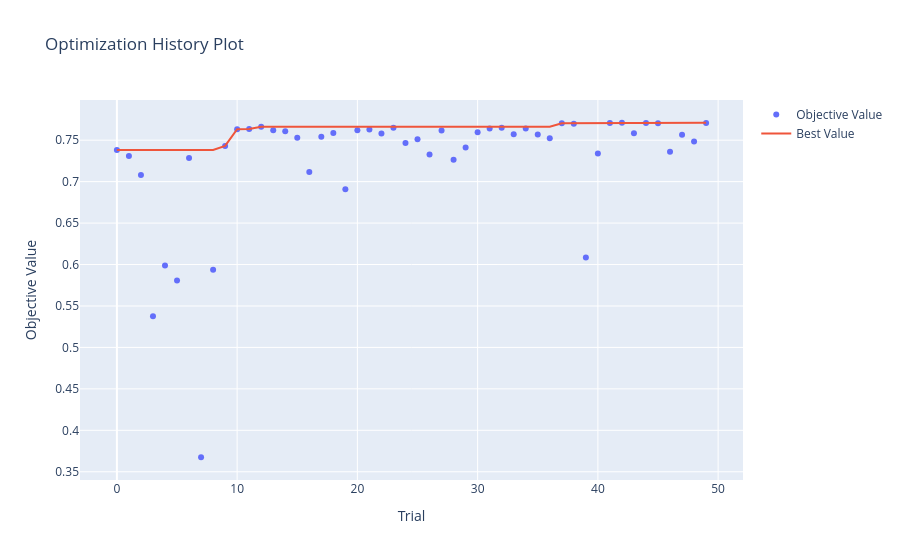
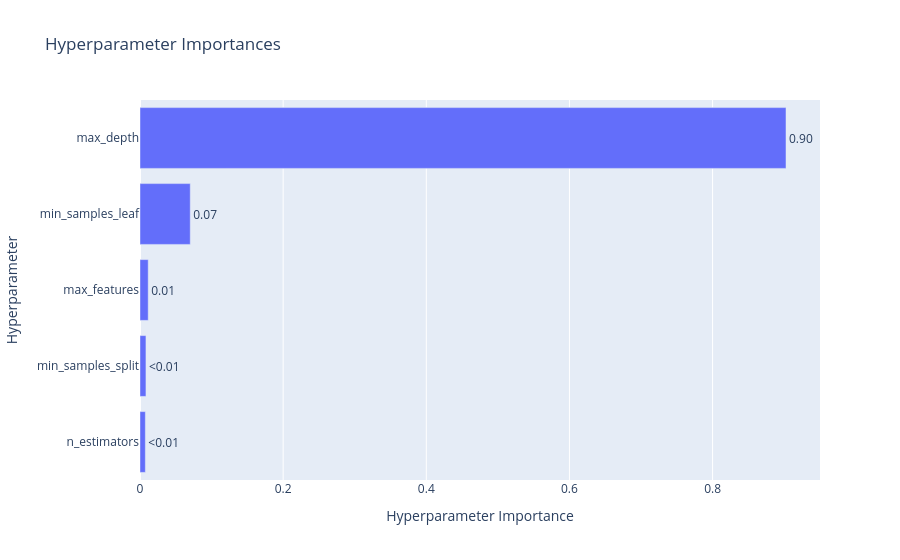
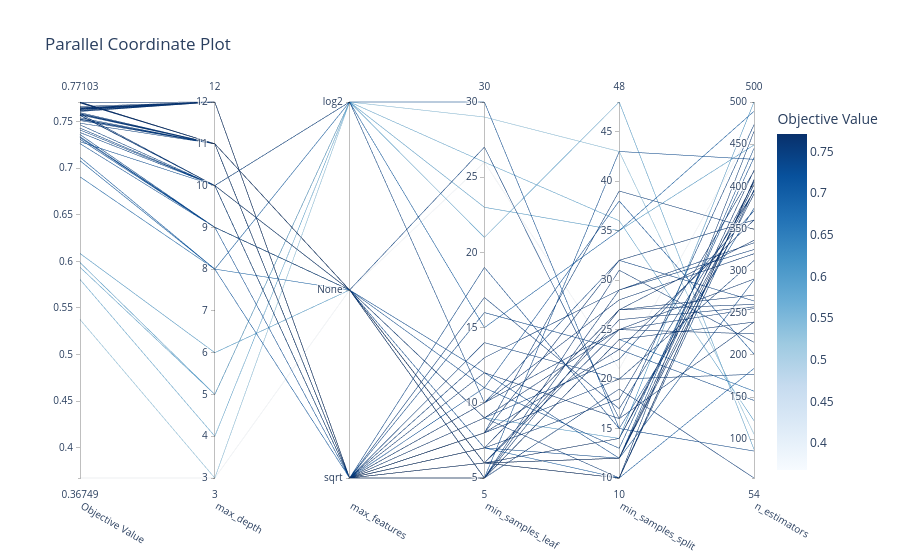

These figures' notebook cell, in order:
### Code cell
# ============================================================
#  5. ÉVALUATION du meilleur modèle  (ton code, inchangé)
# ============================================================
from sklearn.metrics import classification_report, ConfusionMatrixDisplay
 
best_model = RandomForestClassifier(**study.best_params, random_state=42, n_jobs=-1, class_weight="balanced")
best_model.fit(X_train, y_train)
 
y_pred = best_model.predict(X_test)
 
print(classification_report(y_test, y_pred))
print(f"Accuracy test : {best_model.score(X_test, y_test):.4f}")
 
 
# --- Matrice de confusion ---
labels = sorted(y_train.unique())
 
fig, axes = plt.subplots(1, 2, figsize=(13, 5))
 
ConfusionMatrixDisplay.from_estimator(
    best_model, X_test, y_test, labels=labels,
    display_labels=[l.upper() for l in labels],
    cmap="Blues", ax=axes[0], colorbar=False
)
axes[0].set_title("Effectifs")
 
ConfusionMatrixDisplay.from_estimator(
    best_model, X_test, y_test, labels=labels,
    display_labels=[l.upper() for l in labels],
    cmap="Blues", normalize="true", values_format=".2f",
    ax=axes[1], colorbar=False
)
axes[1].set_title("Normalisée par ligne")
 
fig.suptitle("Matrice de confusion — Nutri-Score", fontsize=14)
plt.tight_layout()
plt.show()
 
 
# --- Importance des variables ---
feature_scores = pd.Series(best_model.feature_importances_,
                           index=X_train.columns).sort_values(ascending=False)
 
plt.figure(figsize=(8, 5))
sns.barplot(x=feature_scores, y=feature_scores.index)
plt.xlabel("Feature importance score")
plt.ylabel("Variables")
plt.title("Importance des variables")
plt.tight_layout()
plt.show()
 
print(feature_scores)
 
 
# --- Graphiques Optuna ---
optuna.visualization.plot_optimization_history(study).show()
optuna.visualization.plot_param_importances(study).show()
optuna.visualization.plot_parallel_coordinate(study).show()

### Figure 1 — Plotly figure (JSON) as saved in the notebook; plotly's stock layout.template omitted (floating-point values rounded to 4 significant figures)
{"data": [{"mode": "markers", "name": "Objective Value", "type": "scatter", "x": [0, 1, 2, 3, 4, 5, 6, 7, 8, 9, 10, 11, 12, 13, 14, 15, 16, 17, 18, 19, 20, 21, 22, 23, 24, 25, 26, 27, 28, 29, 30, 31, 32, 33, 34, 35, 36, 37, 38, 39, 40, 41, 42, 43, 44, 45, 46, 47, 48, 49], "y": [0.7383, 0.731, 0.708, 0.5376, 0.5987, 0.5806, 0.7284, 0.3675, 0.5937, 0.743, 0.7633, 0.7634, 0.7662, 0.7619, 0.7609, 0.7529, 0.7117, 0.7541, 0.7586, 0.6907, 0.7619, 0.7628, 0.7579, 0.765, 0.7465, 0.7512, 0.7328, 0.7616, 0.7263, 0.7411, 0.7596, 0.7642, 0.7649, 0.7572, 0.764, 0.757, 0.7522, 0.7703, 0.77, 0.6085, 0.7338, 0.7707, 0.771, 0.7585, 0.7708, 0.7705, 0.7361, 0.7566, 0.7483, 0.7708]}, {"mode": "lines", "name": "Best Value", "type": "scatter", "x": [0, 1, 2, 3, 4, 5, 6, 7, 8, 9, 10, 11, 12, 13, 14, 15, 16, 17, 18, 19, 20, 21, 22, 23, 24, 25, 26, 27, 28, 29, 30, 31, 32, 33, 34, 35, 36, 37, 38, 39, 40, 41, 42, 43, 44, 45, 46, 47, 48, 49], "y": [0.7383, 0.7383, 0.7383, 0.7383, 0.7383, 0.7383, 0.7383, 0.7383, 0.7383, 0.743, 0.7633, 0.7634, 0.7662, 0.7662, 0.7662, 0.7662, 0.7662, 0.7662, 0.7662, 0.7662, 0.7662, 0.7662, 0.7662, 0.7662, 0.7662, 0.7662, 0.7662, 0.7662, 0.7662, 0.7662, 0.7662, 0.7662, 0.7662, 0.7662, 0.7662, 0.7662, 0.7662, 0.7703, 0.7703, 0.7703, 0.7703, 0.7707, 0.771, 0.771, 0.771, 0.771, 0.771, 0.771, 0.771, 0.771]}, {"marker": {"color": "#cccccc"}, "mode": "markers", "name": "Infeasible Trial", "showlegend": false, "type": "scatter", "x": [], "y": []}], "layout": {"title": {"text": "Optimization History Plot"}, "xaxis": {"title": {"text": "Trial"}}, "yaxis": {"title": {"text": "Objective Value"}}}}

### Figure 2 — Plotly figure (JSON) as saved in the notebook; plotly's stock layout.template omitted (floating-point values rounded to 4 significant figures)
{"data": [{"cliponaxis": false, "hovertemplate": ["n_estimators (IntDistribution): 0.007474752048913065<extra></extra>", "min_samples_split (IntDistribution): 0.008314539463203563<extra></extra>", "max_features (CategoricalDistribution): 0.0114636646365067<extra></extra>", "min_samples_leaf (IntDistribution): 0.0702025666964077<extra></extra>", "max_depth (IntDistribution): 0.9025444771549689<extra></extra>"], "name": "Objective Value", "orientation": "h", "text": ["<0.01", "<0.01", "0.01", "0.07", "0.90"], "textposition": "outside", "type": "bar", "x": [0.007475, 0.008315, 0.01146, 0.0702, 0.9025], "y": ["n_estimators", "min_samples_split", "max_features", "min_samples_leaf", "max_depth"]}], "layout": {"title": {"text": "Hyperparameter Importances"}, "xaxis": {"title": {"text": "Hyperparameter Importance"}}, "yaxis": {"title": {"text": "Hyperparameter"}}}}

### Figure 3 — Plotly figure (JSON) as saved in the notebook; plotly's stock layout.template omitted (floating-point values rounded to 4 significant figures)
{"data": [{"dimensions": [{"label": "Objective Value", "range": [0.3675, 0.771], "values": [0.7383, 0.731, 0.708, 0.5376, 0.5987, 0.5806, 0.7284, 0.3675, 0.5937, 0.743, 0.7633, 0.7634, 0.7662, 0.7619, 0.7609, 0.7529, 0.7117, 0.7541, 0.7586, 0.6907, 0.7619, 0.7628, 0.7579, 0.765, 0.7465, 0.7512, 0.7328, 0.7616, 0.7263, 0.7411, 0.7596, 0.7642, 0.7649, 0.7572, 0.764, 0.757, 0.7522, 0.7703, 0.77, 0.6085, 0.7338, 0.7707, 0.771, 0.7585, 0.7708, 0.7705, 0.7361, 0.7566, 0.7483, 0.7708]}, {"label": "max_depth", "range": [3, 12], "values": [10, 9, 8, 3, 5, 4, 10, 3, 5, 10, 12, 12, 12, 12, 12, 11, 8, 11, 11, 8, 12, 12, 11, 12, 10, 11, 9, 12, 9, 10, 11, 12, 12, 11, 12, 10, 11, 12, 11, 6, 9, 11, 11, 10, 11, 11, 9, 10, 11, 11]}, {"label": "max_features", "range": [0, 2], "ticktext": ["sqrt", "None", "log2"], "tickvals": [0, 1, 2], "values": [0, 1, 2, 2, 2, 2, 2, 1, 2, 2, 0, 0, 0, 0, 0, 0, 0, 0, 0, 1, 0, 0, 0, 0, 0, 0, 1, 0, 0, 0, 0, 0, 0, 0, 0, 1, 0, 0, 1, 1, 1, 1, 1, 1, 1, 1, 1, 1, 1, 1]}, {"label": "min_samples_leaf", "range": [5, 30], "values": [19, 5, 15, 29, 23, 26, 30, 26, 21, 10, 6, 7, 5, 10, 10, 14, 7, 13, 8, 5, 12, 7, 5, 8, 9, 17, 12, 8, 11, 16, 7, 6, 5, 5, 9, 5, 8, 6, 6, 9, 11, 6, 6, 6, 6, 6, 7, 9, 27, 6]}, {"label": "min_samples_split", "range": [10, 48], "values": [15, 43, 35, 43, 35, 36, 15, 21, 48, 32, 25, 27, 24, 25, 28, 20, 10, 29, 20, 24, 16, 27, 31, 23, 22, 17, 12, 32, 38, 23, 18, 26, 27, 29, 25, 19, 39, 14, 14, 14, 13, 10, 10, 10, 12, 12, 12, 10, 16, 12]}, {"label": "n_estimators", "range": [54, 500], "values": [86, 432, 489, 106, 449, 122, 374, 472, 88, 264, 255, 260, 239, 225, 320, 177, 184, 325, 312, 157, 239, 271, 215, 360, 371, 394, 289, 360, 201, 146, 418, 257, 336, 333, 290, 54, 349, 395, 405, 500, 434, 408, 407, 465, 402, 391, 445, 396, 473, 419]}], "labelangle": 30, "labelside": "bottom", "line": {"color": [0.7383, 0.731, 0.708, 0.5376, 0.5987, 0.5806, 0.7284, 0.3675, 0.5937, 0.743, 0.7633, 0.7634, 0.7662, 0.7619, 0.7609, 0.7529, 0.7117, 0.7541, 0.7586, 0.6907, 0.7619, 0.7628, 0.7579, 0.765, 0.7465, 0.7512, 0.7328, 0.7616, 0.7263, 0.7411, 0.7596, 0.7642, 0.7649, 0.7572, 0.764, 0.757, 0.7522, 0.7703, 0.77, 0.6085, 0.7338, 0.7707, 0.771, 0.7585, 0.7708, 0.7705, 0.7361, 0.7566, 0.7483, 0.7708], "colorbar": {"title": {"text": "Objective Value"}}, "colorscale": [[0, "rgb(247,251,255)"], [0.125, "rgb(222,235,247)"], [0.25, "rgb(198,219,239)"], [0.375, "rgb(158,202,225)"], [0.5, "rgb(107,174,214)"], [0.625, "rgb(66,146,198)"], [0.75, "rgb(33,113,181)"], [0.875, "rgb(8,81,156)"], [1, "rgb(8,48,107)"]], "reversescale": false, "showscale": true}, "type": "parcoords"}], "layout": {"title": {"text": "Parallel Coordinate Plot"}}}
